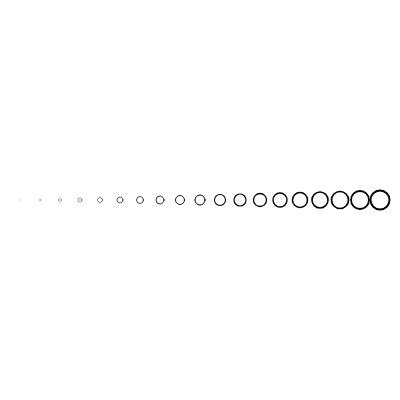
Frame 1 (no input)
Frame 60 (no input): identical to frame 1, image omitted
Frame 120 (the mouse pressed at the canvas centre since frame 60): identical to frame 1, image omitted

The p5.js sketch that drew this single still picture (run headless with seeded random() and noise() and a simulated clock; from frame 60 on, the mouse is pressed at the canvas centre):

// p5.js sketch
// ── sketch.js
function setup() {
  createCanvas(400, 400);
}

function draw() {
  background(255);
  var x = 0;
  while (x < 20) {
    push();
    translate(x * 20, height / 2);
    scale(x * 0.1);
    ellipse(0, 0, 10, 10);
    pop();
    x++;
  }
}
